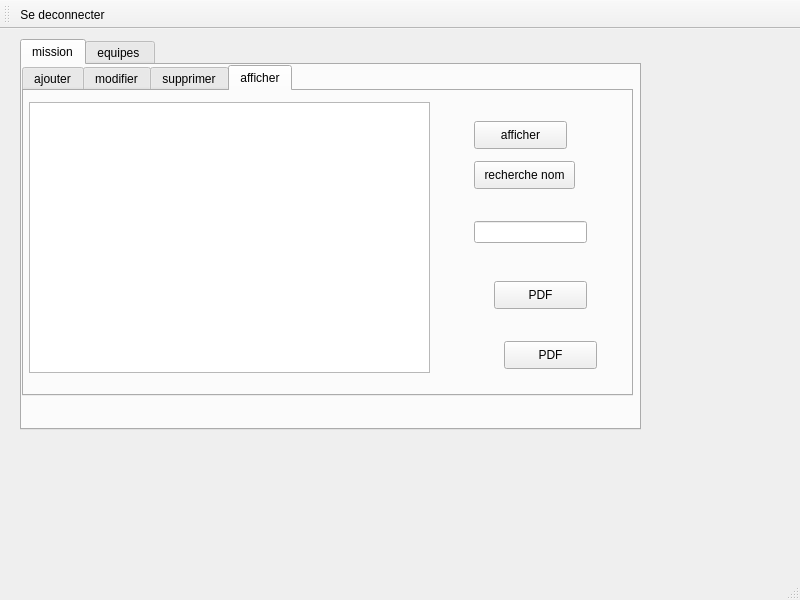
<?xml version="1.0" encoding="UTF-8"?>
<ui version="4.0">
 <class>gestion_hedi</class>
 <widget class="QMainWindow" name="gestion_hedi">
  <property name="geometry">
   <rect>
    <x>0</x>
    <y>0</y>
    <width>800</width>
    <height>600</height>
   </rect>
  </property>
  <property name="windowTitle">
   <string>MainWindow</string>
  </property>
  <property name="styleSheet">
   <string notr="true">background-image: url(:/res/img/bg.png);</string>
  </property>
  <widget class="QWidget" name="centralwidget">
   <widget class="QTabWidget" name="tabWidget">
    <property name="geometry">
     <rect>
      <x>20</x>
      <y>10</y>
      <width>621</width>
      <height>391</height>
     </rect>
    </property>
    <property name="currentIndex">
     <number>0</number>
    </property>
    <widget class="QWidget" name="tab">
     <attribute name="title">
      <string>mission</string>
     </attribute>
     <widget class="QTabWidget" name="tabWidget_2">
      <property name="geometry">
       <rect>
        <x>0</x>
        <y>0</y>
        <width>611</width>
        <height>331</height>
       </rect>
      </property>
      <property name="currentIndex">
       <number>3</number>
      </property>
      <widget class="QWidget" name="tab_3">
       <attribute name="title">
        <string>ajouter</string>
       </attribute>
       <widget class="QLineEdit" name="lineEdit_id_miss">
        <property name="geometry">
         <rect>
          <x>230</x>
          <y>50</y>
          <width>113</width>
          <height>22</height>
         </rect>
        </property>
       </widget>
       <widget class="QLineEdit" name="lineEdit_nom_miss">
        <property name="geometry">
         <rect>
          <x>230</x>
          <y>110</y>
          <width>113</width>
          <height>22</height>
         </rect>
        </property>
       </widget>
       <widget class="QLineEdit" name="lineEdit_lieu_miss">
        <property name="geometry">
         <rect>
          <x>230</x>
          <y>170</y>
          <width>113</width>
          <height>22</height>
         </rect>
        </property>
       </widget>
       <widget class="QLabel" name="label">
        <property name="geometry">
         <rect>
          <x>30</x>
          <y>50</y>
          <width>56</width>
          <height>16</height>
         </rect>
        </property>
        <property name="text">
         <string>ID</string>
        </property>
       </widget>
       <widget class="QLabel" name="label_2">
        <property name="geometry">
         <rect>
          <x>30</x>
          <y>110</y>
          <width>56</width>
          <height>16</height>
         </rect>
        </property>
        <property name="text">
         <string>nom</string>
        </property>
       </widget>
       <widget class="QLabel" name="label_3">
        <property name="geometry">
         <rect>
          <x>30</x>
          <y>180</y>
          <width>56</width>
          <height>16</height>
         </rect>
        </property>
        <property name="text">
         <string>lieu</string>
        </property>
       </widget>
       <widget class="QPushButton" name="pushButton">
        <property name="geometry">
         <rect>
          <x>340</x>
          <y>230</y>
          <width>93</width>
          <height>28</height>
         </rect>
        </property>
        <property name="text">
         <string>ajouter</string>
        </property>
       </widget>
      </widget>
      <widget class="QWidget" name="tab_5">
       <attribute name="title">
        <string>modifier</string>
       </attribute>
       <widget class="QLabel" name="label_7">
        <property name="geometry">
         <rect>
          <x>30</x>
          <y>40</y>
          <width>56</width>
          <height>16</height>
         </rect>
        </property>
        <property name="text">
         <string>ID</string>
        </property>
       </widget>
       <widget class="QLineEdit" name="lineEdit_id_modif">
        <property name="geometry">
         <rect>
          <x>230</x>
          <y>40</y>
          <width>113</width>
          <height>22</height>
         </rect>
        </property>
       </widget>
       <widget class="QLabel" name="label_8">
        <property name="geometry">
         <rect>
          <x>20</x>
          <y>110</y>
          <width>56</width>
          <height>16</height>
         </rect>
        </property>
        <property name="text">
         <string>nom</string>
        </property>
       </widget>
       <widget class="QLineEdit" name="lineEdit_nom_modif_miss">
        <property name="geometry">
         <rect>
          <x>230</x>
          <y>100</y>
          <width>113</width>
          <height>22</height>
         </rect>
        </property>
       </widget>
       <widget class="QLabel" name="label_9">
        <property name="geometry">
         <rect>
          <x>20</x>
          <y>170</y>
          <width>56</width>
          <height>16</height>
         </rect>
        </property>
        <property name="text">
         <string>lieu</string>
        </property>
       </widget>
       <widget class="QLineEdit" name="lineEdit_lieu_modif_miss">
        <property name="geometry">
         <rect>
          <x>230</x>
          <y>170</y>
          <width>113</width>
          <height>22</height>
         </rect>
        </property>
       </widget>
       <widget class="QPushButton" name="pushButton_3">
        <property name="geometry">
         <rect>
          <x>330</x>
          <y>240</y>
          <width>93</width>
          <height>28</height>
         </rect>
        </property>
        <property name="text">
         <string>modifier</string>
        </property>
       </widget>
      </widget>
      <widget class="QWidget" name="tab_4">
       <attribute name="title">
        <string>supprimer</string>
       </attribute>
       <widget class="QLabel" name="label_10">
        <property name="geometry">
         <rect>
          <x>60</x>
          <y>70</y>
          <width>56</width>
          <height>16</height>
         </rect>
        </property>
        <property name="text">
         <string>ID</string>
        </property>
       </widget>
       <widget class="QLineEdit" name="lineEdit_supp_miss">
        <property name="geometry">
         <rect>
          <x>190</x>
          <y>70</y>
          <width>113</width>
          <height>22</height>
         </rect>
        </property>
       </widget>
       <widget class="QPushButton" name="pushButton_4">
        <property name="geometry">
         <rect>
          <x>290</x>
          <y>200</y>
          <width>93</width>
          <height>28</height>
         </rect>
        </property>
        <property name="text">
         <string>supprimer</string>
        </property>
       </widget>
      </widget>
      <widget class="QWidget" name="tab_6">
       <attribute name="title">
        <string>afficher</string>
       </attribute>
       <widget class="QTableView" name="tableView_miss">
        <property name="geometry">
         <rect>
          <x>5</x>
          <y>11</y>
          <width>401</width>
          <height>271</height>
         </rect>
        </property>
       </widget>
       <widget class="QPushButton" name="pushButton_5">
        <property name="geometry">
         <rect>
          <x>450</x>
          <y>30</y>
          <width>93</width>
          <height>28</height>
         </rect>
        </property>
        <property name="text">
         <string>afficher</string>
        </property>
       </widget>
       <widget class="QLineEdit" name="lineEdit_recherche_nom">
        <property name="geometry">
         <rect>
          <x>450</x>
          <y>130</y>
          <width>113</width>
          <height>22</height>
         </rect>
        </property>
       </widget>
       <widget class="QPushButton" name="pushButton_11">
        <property name="geometry">
         <rect>
          <x>450</x>
          <y>70</y>
          <width>101</width>
          <height>28</height>
         </rect>
        </property>
        <property name="text">
         <string>recherche nom</string>
        </property>
       </widget>
       <widget class="QPushButton" name="pushButton_10">
        <property name="geometry">
         <rect>
          <x>470</x>
          <y>190</y>
          <width>93</width>
          <height>28</height>
         </rect>
        </property>
        <property name="text">
         <string>PDF</string>
        </property>
       </widget>
       <widget class="QPushButton" name="pushButton_13">
        <property name="geometry">
         <rect>
          <x>480</x>
          <y>250</y>
          <width>93</width>
          <height>28</height>
         </rect>
        </property>
        <property name="text">
         <string>PDF</string>
        </property>
       </widget>
      </widget>
     </widget>
    </widget>
    <widget class="QWidget" name="tab_2">
     <attribute name="title">
      <string>equipes </string>
     </attribute>
     <widget class="QTabWidget" name="tabWidget_3">
      <property name="geometry">
       <rect>
        <x>0</x>
        <y>10</y>
        <width>611</width>
        <height>331</height>
       </rect>
      </property>
      <property name="currentIndex">
       <number>3</number>
      </property>
      <widget class="QWidget" name="tab_7">
       <attribute name="title">
        <string>ajouter</string>
       </attribute>
       <widget class="QLineEdit" name="lineEdit_11">
        <property name="geometry">
         <rect>
          <x>230</x>
          <y>50</y>
          <width>113</width>
          <height>22</height>
         </rect>
        </property>
       </widget>
       <widget class="QLineEdit" name="lineEdit_12">
        <property name="geometry">
         <rect>
          <x>230</x>
          <y>110</y>
          <width>113</width>
          <height>22</height>
         </rect>
        </property>
       </widget>
       <widget class="QLineEdit" name="lineEdit_13">
        <property name="geometry">
         <rect>
          <x>230</x>
          <y>170</y>
          <width>113</width>
          <height>22</height>
         </rect>
        </property>
       </widget>
       <widget class="QLabel" name="label_11">
        <property name="geometry">
         <rect>
          <x>30</x>
          <y>50</y>
          <width>56</width>
          <height>16</height>
         </rect>
        </property>
        <property name="text">
         <string>ID</string>
        </property>
       </widget>
       <widget class="QLabel" name="label_12">
        <property name="geometry">
         <rect>
          <x>30</x>
          <y>110</y>
          <width>56</width>
          <height>16</height>
         </rect>
        </property>
        <property name="text">
         <string>nom</string>
        </property>
       </widget>
       <widget class="QLabel" name="label_13">
        <property name="geometry">
         <rect>
          <x>30</x>
          <y>180</y>
          <width>56</width>
          <height>16</height>
         </rect>
        </property>
        <property name="text">
         <string>nombre</string>
        </property>
       </widget>
       <widget class="QPushButton" name="pushButton_6">
        <property name="geometry">
         <rect>
          <x>340</x>
          <y>230</y>
          <width>93</width>
          <height>28</height>
         </rect>
        </property>
        <property name="text">
         <string>ajouter</string>
        </property>
       </widget>
      </widget>
      <widget class="QWidget" name="tab_8">
       <attribute name="title">
        <string>modifier</string>
       </attribute>
       <widget class="QLabel" name="label_14">
        <property name="geometry">
         <rect>
          <x>30</x>
          <y>40</y>
          <width>56</width>
          <height>16</height>
         </rect>
        </property>
        <property name="text">
         <string>ID</string>
        </property>
       </widget>
       <widget class="QLineEdit" name="lineEdit_14">
        <property name="geometry">
         <rect>
          <x>230</x>
          <y>40</y>
          <width>113</width>
          <height>22</height>
         </rect>
        </property>
       </widget>
       <widget class="QLabel" name="label_15">
        <property name="geometry">
         <rect>
          <x>20</x>
          <y>110</y>
          <width>56</width>
          <height>16</height>
         </rect>
        </property>
        <property name="text">
         <string>nom</string>
        </property>
       </widget>
       <widget class="QLineEdit" name="lineEdit_15">
        <property name="geometry">
         <rect>
          <x>230</x>
          <y>100</y>
          <width>113</width>
          <height>22</height>
         </rect>
        </property>
       </widget>
       <widget class="QLabel" name="label_16">
        <property name="geometry">
         <rect>
          <x>20</x>
          <y>170</y>
          <width>56</width>
          <height>16</height>
         </rect>
        </property>
        <property name="text">
         <string>nombre</string>
        </property>
       </widget>
       <widget class="QLineEdit" name="lineEdit_16">
        <property name="geometry">
         <rect>
          <x>230</x>
          <y>170</y>
          <width>113</width>
          <height>22</height>
         </rect>
        </property>
       </widget>
       <widget class="QPushButton" name="pushButton_7">
        <property name="geometry">
         <rect>
          <x>330</x>
          <y>240</y>
          <width>93</width>
          <height>28</height>
         </rect>
        </property>
        <property name="text">
         <string>modifier</string>
        </property>
       </widget>
      </widget>
      <widget class="QWidget" name="tab_9">
       <attribute name="title">
        <string>supprimer</string>
       </attribute>
       <widget class="QLabel" name="label_17">
        <property name="geometry">
         <rect>
          <x>60</x>
          <y>70</y>
          <width>56</width>
          <height>16</height>
         </rect>
        </property>
        <property name="text">
         <string>ID</string>
        </property>
       </widget>
       <widget class="QLineEdit" name="lineEdit_17">
        <property name="geometry">
         <rect>
          <x>190</x>
          <y>70</y>
          <width>113</width>
          <height>22</height>
         </rect>
        </property>
       </widget>
       <widget class="QPushButton" name="pushButton_8">
        <property name="geometry">
         <rect>
          <x>290</x>
          <y>200</y>
          <width>93</width>
          <height>28</height>
         </rect>
        </property>
        <property name="text">
         <string>supprimer</string>
        </property>
       </widget>
      </widget>
      <widget class="QWidget" name="tab_10">
       <attribute name="title">
        <string>afficher</string>
       </attribute>
       <widget class="QTableView" name="tableView_4">
        <property name="geometry">
         <rect>
          <x>5</x>
          <y>11</y>
          <width>401</width>
          <height>271</height>
         </rect>
        </property>
       </widget>
       <widget class="QPushButton" name="pushButton_9">
        <property name="geometry">
         <rect>
          <x>450</x>
          <y>30</y>
          <width>93</width>
          <height>28</height>
         </rect>
        </property>
        <property name="text">
         <string>afficher</string>
        </property>
       </widget>
       <widget class="QPushButton" name="pushButton_12">
        <property name="geometry">
         <rect>
          <x>450</x>
          <y>80</y>
          <width>93</width>
          <height>28</height>
         </rect>
        </property>
        <property name="text">
         <string>trier par nbr</string>
        </property>
       </widget>
      </widget>
     </widget>
    </widget>
   </widget>
  </widget>
  <widget class="QMenuBar" name="menubar">
   <property name="geometry">
    <rect>
     <x>0</x>
     <y>0</y>
     <width>800</width>
     <height>26</height>
    </rect>
   </property>
  </widget>
  <widget class="QStatusBar" name="statusbar"/>
  <widget class="QToolBar" name="toolBar">
   <property name="windowTitle">
    <string>toolBar</string>
   </property>
   <attribute name="toolBarArea">
    <enum>TopToolBarArea</enum>
   </attribute>
   <attribute name="toolBarBreak">
    <bool>false</bool>
   </attribute>
   <addaction name="actiondeconnecter"/>
  </widget>
  <action name="actiondeconnecter">
   <property name="icon">
    <iconset>
     <normaloff>img/Windows-Log-Off-icon.png</normaloff>
     <normalon>:/res/img/Windows-Log-Off-icon.png</normalon>img/Windows-Log-Off-icon.png</iconset>
   </property>
   <property name="text">
    <string>Se deconnecter</string>
   </property>
   <property name="toolTip">
    <string>deconnecter</string>
   </property>
   <property name="shortcut">
    <string>Ctrl+O</string>
   </property>
  </action>
 </widget>
 <resources/>
 <connections/>
</ui>
